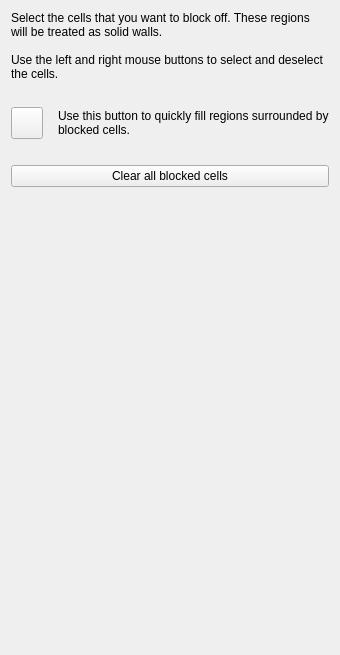
       <widget class="QWidget" name="tab">
        <attribute name="title">
         <string>Blocked Cells</string>
        </attribute>
        <layout class="QVBoxLayout" name="verticalLayout_4">
         <item>
          <widget class="QLabel" name="label_138">
           <property name="text">
            <string>Select the cells that you want to block off. These regions will be treated as solid walls.

Use the left and right mouse buttons to select and deselect the cells.</string>
           </property>
           <property name="wordWrap">
            <bool>true</bool>
           </property>
          </widget>
         </item>
         <item>
          <spacer name="verticalSpacer_17">
           <property name="orientation">
            <enum>Qt::Vertical</enum>
           </property>
           <property name="sizeType">
            <enum>QSizePolicy::Minimum</enum>
           </property>
           <property name="sizeHint" stdset="0">
            <size>
             <width>20</width>
             <height>20</height>
            </size>
           </property>
          </spacer>
         </item>
         <item>
          <layout class="QHBoxLayout" name="horizontalLayout_2">
           <property name="spacing">
            <number>15</number>
           </property>
           <item>
            <widget class="QPushButton" name="autoFillBlockedCellsButton">
             <property name="sizePolicy">
              <sizepolicy hsizetype="Fixed" vsizetype="Fixed">
               <horstretch>0</horstretch>
               <verstretch>0</verstretch>
              </sizepolicy>
             </property>
             <property name="minimumSize">
              <size>
               <width>32</width>
               <height>32</height>
              </size>
             </property>
             <property name="maximumSize">
              <size>
               <width>32</width>
               <height>32</height>
              </size>
             </property>
             <property name="text">
              <string/>
             </property>
             <property name="icon">
              <iconset resource="resources.qrc">
               <normaloff>:/images/autoFill.png</normaloff>:/images/autoFill.png</iconset>
             </property>
             <property name="iconSize">
              <size>
               <width>24</width>
               <height>24</height>
              </size>
             </property>
             <property name="checkable">
              <bool>true</bool>
             </property>
            </widget>
           </item>
           <item>
            <widget class="QLabel" name="label_14">
             <property name="text">
              <string>Use this button to quickly fill regions surrounded by blocked cells.</string>
             </property>
             <property name="wordWrap">
              <bool>true</bool>
             </property>
            </widget>
           </item>
          </layout>
         </item>
         <item>
          <spacer name="verticalSpacer_23">
           <property name="orientation">
            <enum>Qt::Vertical</enum>
           </property>
           <property name="sizeType">
            <enum>QSizePolicy::Minimum</enum>
           </property>
           <property name="sizeHint" stdset="0">
            <size>
             <width>20</width>
             <height>20</height>
            </size>
           </property>
          </spacer>
         </item>
         <item>
          <widget class="QPushButton" name="clearAllBlockedCellsButton">
           <property name="text">
            <string>Clear all blocked cells</string>
           </property>
          </widget>
         </item>
         <item>
          <spacer name="spacer">
           <property name="orientation">
            <enum>Qt::Vertical</enum>
           </property>
           <property name="sizeType">
            <enum>QSizePolicy::Expanding</enum>
           </property>
           <property name="sizeHint" stdset="0">
            <size>
             <width>20</width>
             <height>457</height>
            </size>
           </property>
          </spacer>
         </item>
        </layout>
       </widget>
